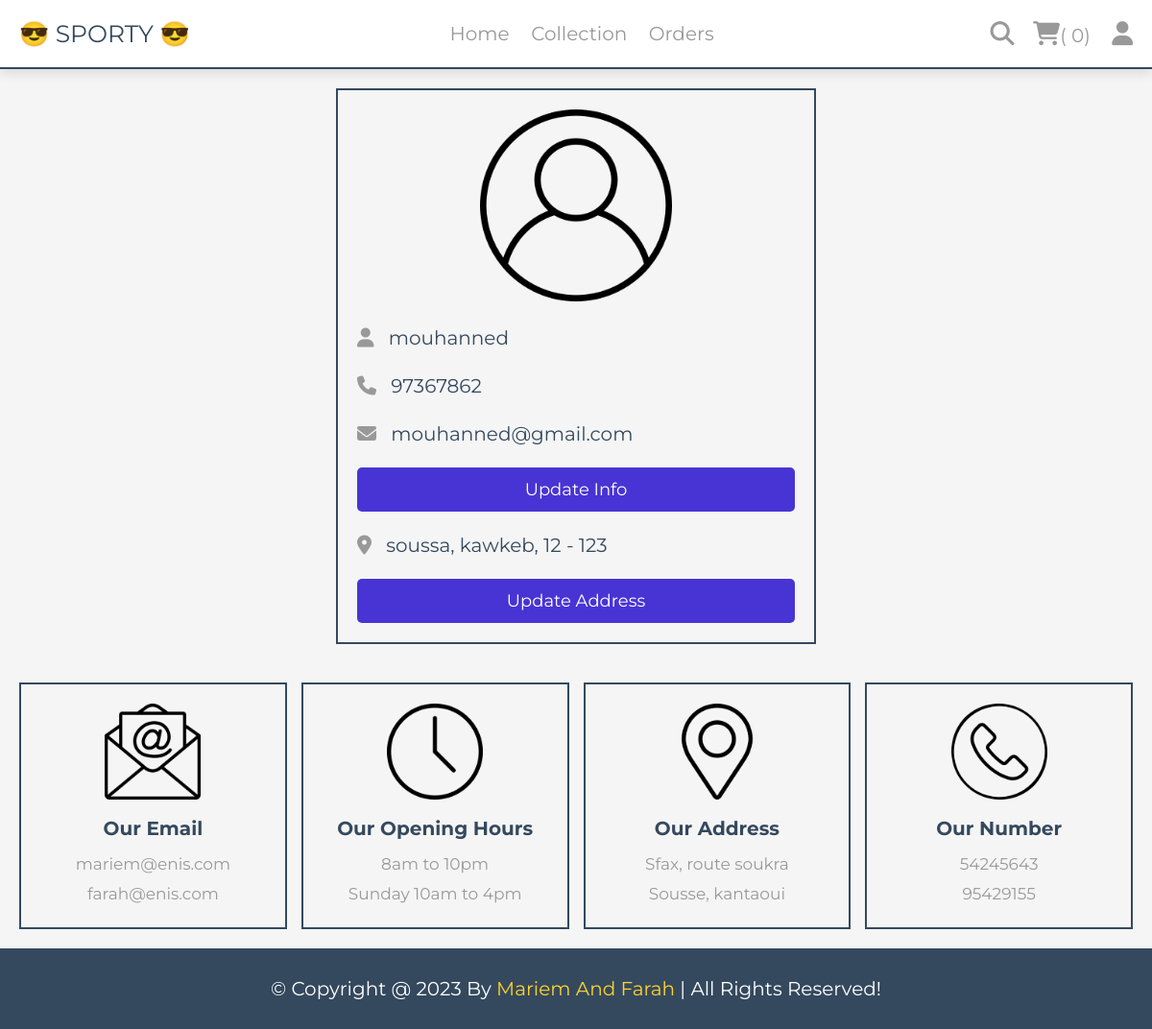
The page /profile.php (signed in) on the database its author committed.
### tables this page shows
CREATE TABLE `users` (
  `id` int(100) NOT NULL,
  `name` varchar(20) NOT NULL,
  `email` varchar(50) NOT NULL,
  `number` varchar(10) NOT NULL,
  `password` varchar(50) NOT NULL,
  `address` varchar(500) NOT NULL
);

### profile.php (the view, shortened to what this page needs)
<?php
include 'components/connect.php';
?>
<!DOCTYPE html>
<html lang="en">
<head>
   <link rel="stylesheet" href="https://cdnjs.cloudflare.com/ajax/libs/font-awesome/6.1.1/css/all.min.css">
   <link rel="stylesheet" href="css/style.css">
</head>
<body>
   <?php include 'components/user_header.php'; ?>
   <section class="user-details">
      <div class="user">
         <img src="images/user-icon.png" alt="">
         <p><i class="fas fa-user"></i><span><span>
                  <?= $fetch_profile['name']; ?>
               </span></span></p>
         <p><i class="fas fa-phone"></i><span>
               <?= $fetch_profile['number']; ?>
            </span></p>
         <p><i class="fas fa-envelope"></i><span>
               <?= $fetch_profile['email']; ?>
            </span></p>
         <a href="user_profile_up.php" class="btn">update info</a>
         <p class="address"><i class="fas fa-map-marker-alt"></i><span>
               <?php if ($fetch_profile['address'] == '') {
                  echo 'please enter your address';
               } else {
                  echo $fetch_profile['address'];
               } ?>
            </span></p>
         <a href="update_address.php" class="btn">update address</a>
      </div>
   </section>
   <?php include 'components/footer.php'; ?>
</body>
</html>

### css/style.css (style rules this page uses)
:root { --yellow:#fed330; --red:#e74c3c; --white:#fff; --black:#222; --light-color:#777; --border:.2rem solid var(--black); }
* { font-family: 'Rubik', sans-serif; margin:0; padding:0; box-sizing: border-box; outline: none; border: none; text-decoration: none; }
html { font-size: 62.5%; overflow-x: hidden; scroll-behavior: smooth; stop-opacity: 7rem; }
section { margin:0 auto; max-width: 1200px; padding:2rem; }
.btn, .delete-btn { margin-top: 1rem; display: inline-block; font-size: 2rem; padding:1rem 3rem; cursor: pointer; text-transform: capitalize; transition: .2s linear; }
.btn { background-color: var(--yellow); color:var(--black); }
.user-details .user { max-width: 50rem; margin:0 auto; border:var(--border); padding:2rem; }
.user-details .user img { width: 100%; height: 20rem; object-fit: contain; margin-bottom: 1rem; }
.user-details .user p { padding:1rem 0; line-height: 1.5; font-size: 2rem; }
.user-details .user p span { color:var(--black); }
.user-details .user p i { margin-right: 1rem; color:var(--light-color); }
.user-details .user .address { margin-top: 1rem; }

### css/admin_style.css (style rules this page uses)
:root { --main-color:#4834d4; --red:#e74c3c; --orange:#f39c12; --black:#34495e; --white:#fff; --light-bg:#f5f5f5; --light-color:#999; --border:.2rem solid var(--black); --box-shadow:0 .5rem 1rem rgba(0,0,0,.1); }
* { font-family: 'Montserrat', sans-serif; margin:0; padding:0; box-sizing: border-box; text-decoration: none; outline: none; border:none; }
html { font-size: 62.5%; overflow-x: hidden; }
body { background-color: var(--light-bg); }
section { max-width: 1200px; margin:0 auto; padding:2rem; }
.btn, .delete-btn, .option-btn { display: block; margin-top: 1rem; border-radius: .5rem; cursor: pointer; width: 100%; font-size: 1.8rem; color:var(--white); padding:1.2rem 3rem; text-transform: capitalize; text-align: center; }
.btn { background-color: var(--main-color); }

### rows shown on the page
users: name "mouhanned", number "97367862", email "mouhanned@gmail.com", address "soussa, kawkeb, 12 - 123"

### other values the page prints
$total_cart_items "0"
